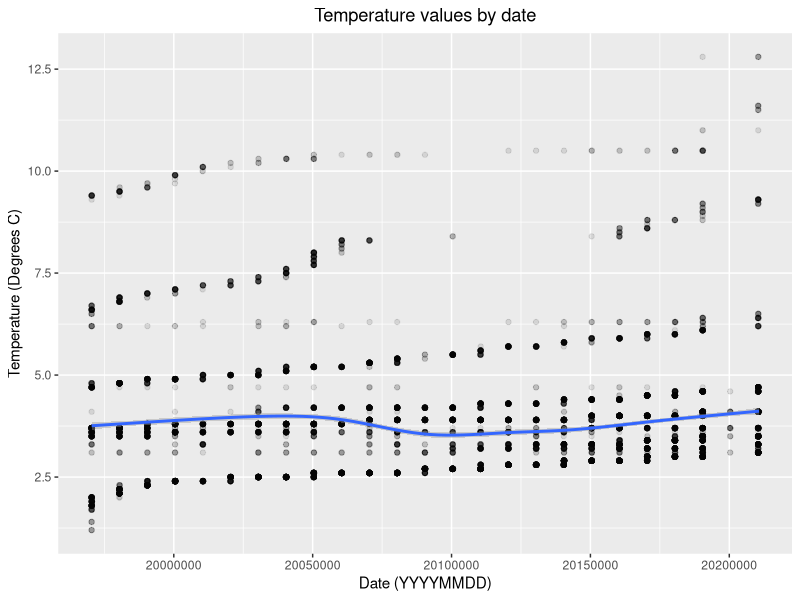
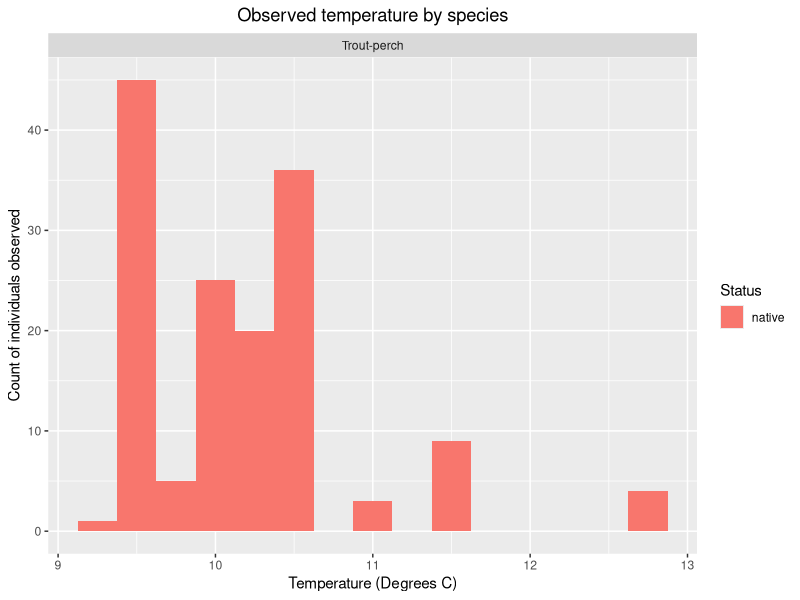
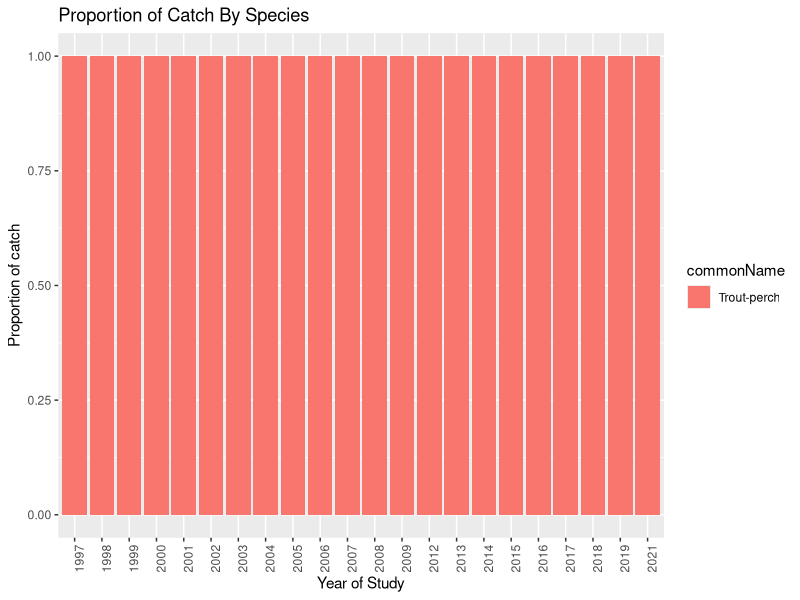

These figures' R source, in order:
## ---- chunk 1
# libraries used
library(ggplot2)
library(dplyr)
library(ggfortify)
library(tidyverse)
## ---- chunk 2
fish.data <- read.csv("TrawlCatch_SpringPreyfishBottomTrawl.csv")
fish.data.raw <- fish.data %>% 
  mutate(year=as.factor(year)) #didn't want year to be a continuous variable, I wanted them as discrete values not continuous.
fish.data <- fish.data.raw %>% 
  filter(!is.na(fishingTemperature_C), !is.na(latitude), !is.na(longitude), commonName!= "No fish caught", commonName!= "Miscellaneous or unidentified species", commonName!=  "Unidentified coregonid", commonName!= "Unidentified minnows",  commonName!= "Uninidentified redhorse")#I am removing any datapoints where the temperature, latitude, or longitude is not collected because they will not be useful for the questions we are asking unless we have those data
#I am also removing unidentified or misc. fishes
## ---- chunk 3
fish.data %>% 
  group_by(commonName) %>% 
  tally() %>% 
  arrange(desc(n)) #this helped us see how many observations we had per species 
fish.list <- as.data.frame(unique(fish.data$commonName)) #this just made a data frame of the list so we could check if each one was exotic or native
fish.data.exonat <- fish.data %>% #Here we made a new column that marks each fish species as exotic or native. This was based on a few papers listed in our methods. We did not bother doing this for any fishes where there were less than 200 observations because they would not be used for this analysis anyway. We also did not do this for non-fish species as they are not the focus of this analysis. 
  mutate(inv.status = case_when(
    endsWith(commonName, "Alewife") ~ "exotic",
    endsWith(commonName, "Sea lamprey") ~ "exotic",
    endsWith(commonName, "Chinook salmon") ~ "exotic",
    endsWith(commonName, "Rainbow trout (Steelhead)") ~ "exotic",
    endsWith(commonName, "Carp") ~ "exotic",
    endsWith(commonName, "Brown trout") ~ "exotic",
    endsWith(commonName, "Rainbow smelt") ~ "exotic",
    endsWith(commonName, "Coho salmon") ~ "exotic",
    endsWith(commonName, "White perch") ~ "exotic",
    endsWith(commonName, "Blueback herring") ~ "exotic", 
    endsWith(commonName, "Chain pickerel") ~ "exotic",
    endsWith(commonName, "Round goby") ~ "exotic",
    endsWith(commonName, "Tubenose goby") ~ "exotic",
    endsWith(commonName, "Threespine stickleback") ~ "native",
    endsWith(commonName, "Emerald shiner") ~ "native",
    endsWith(commonName, "Lake whitefish") ~ "native",
    endsWith(commonName, "Deepwater sculpin") ~ "native",
    endsWith(commonName, "Lake trout") ~ "native",
    endsWith(commonName, "Burbot") ~ "native",
    endsWith(commonName, "Slimy sculpin") ~ "native",
    endsWith(commonName, "Emerald shiner") ~ "native",
    endsWith(commonName, "Cisco (lake herring)") ~ "native",
    endsWith(commonName, "Whitefishes") ~ "native",
    endsWith(commonName, "Johnny darter") ~ "native",  
    endsWith(commonName, "Trout-perch") ~ "native", 
    endsWith(commonName, "Yellow perch") ~ "native", 
    endsWith(commonName, "Spottail shiner") ~ "native"
    ))
fish.data.exonat %>% 
  filter(is.na(inv.status)) %>% 
  group_by(commonName) %>% 
  tally() %>% 
  arrange(desc(n))
#Checking to see which ones I hadn't researched yet to make sure I did not miss any important ones.
#Dreissena are mussels and we are only focused on fishes so we will be cutting those out anyway
#We ignore everything below 200 observations on this list because they do not have enough observations to be included in our data
fish.data.exonat %>%  #now that we have labeled each species, we can display our native species of interest. 
  filter(inv.status=="native") %>% 
  group_by(commonName) %>% 
  tally() %>% 
  arrange(desc(n))
#based on this, we can choose only species with more than 300 observations. In this case that means Yellow perch, Threespine stickleback, Deepwater sculpin, Trout-perch, Johnny darter, Lake trout, and Slimy sculpin.
## ---- chunk 4
fish.data.clean <- fish.data.exonat %>% #this is now the data we are interested in, including only the species that we are able to look at.
  filter(commonName=="Yellow perch" | commonName=="Threespine stickleback" | commonName=="Deepwater sculpin" | commonName=="Trout-perch" | commonName=="Johnny darter" | commonName=="Lake trout" | commonName=="Slimy sculpin" | commonName=="Round goby")

head(fish.data.clean)
## ---- chunk 5
unique(fish.data$year) #we have data from 1997 to 2022
#the dates should be converted into a more readable format. I just don't know how to do that so I need to ask for help.

ggplot(fish.data, aes(x=opDate, y=fishingTemperature_C)) + geom_point(alpha=0.1) + geom_smooth() + labs(title="Temperature values by date", x="Date (YYYYMMDD)", y="Temperature (Degrees C)") + theme(plot.title = element_text(hjust = 0.5)) 
## ---- chunk 6
ggplot(fish.data.clean, aes(x=fishingTemperature_C, fill=inv.status)) + geom_histogram(bins=15) + facet_wrap(~commonName) + labs(title="Observed temperature by species", x="Temperature (Degrees C)", y="Count of individuals observed") + theme(plot.title = element_text(hjust = 0.5)) + scale_fill_discrete(name = "Status")
#plotting the count of observations of each species depending on the temperature.
## ---- chunk 7
# Proportion of the total catch from the first siting in 1997 --> 
# Based on abundance
fish.data.clean %>% 
  group_by(commonName, year) %>% 
  # filtering out year based on first time a goby was sighted --> in 1997
  filter(year %in% seq(1997, 2022)) %>% 
  tally(n) %>%  # tallying up occurances of each species
  ggplot(aes(x=year, y=n, fill=commonName)) + geom_bar(position="fill", stat="identity") + labs(title="Proportion of Catch By Species", x="Year of Study", y="Proportion of catch") + theme(axis.text.x = element_text(angle=90, hjust=1))
